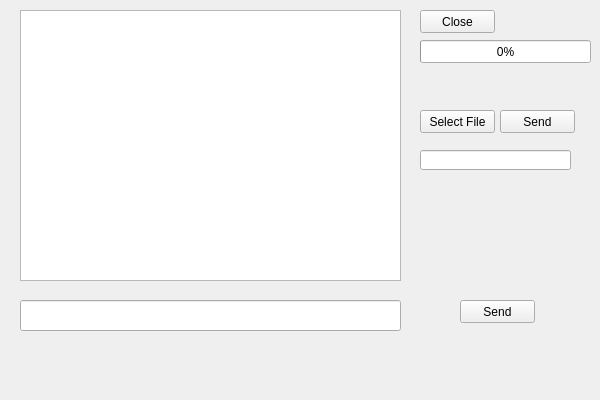
<?xml version="1.0" encoding="UTF-8"?>
<ui version="4.0">
 <class>QtServerClass</class>
 <widget class="QWidget" name="QtServerClass">
  <property name="geometry">
   <rect>
    <x>0</x>
    <y>0</y>
    <width>600</width>
    <height>400</height>
   </rect>
  </property>
  <property name="windowTitle">
   <string>QtServer</string>
  </property>
  <widget class="QTextEdit" name="browser">
   <property name="geometry">
    <rect>
     <x>20</x>
     <y>10</y>
     <width>381</width>
     <height>271</height>
    </rect>
   </property>
  </widget>
  <widget class="QPushButton" name="pushButton_close">
   <property name="geometry">
    <rect>
     <x>420</x>
     <y>10</y>
     <width>75</width>
     <height>23</height>
    </rect>
   </property>
   <property name="text">
    <string>Close</string>
   </property>
  </widget>
  <widget class="QPushButton" name="pushButton_send">
   <property name="geometry">
    <rect>
     <x>460</x>
     <y>300</y>
     <width>75</width>
     <height>23</height>
    </rect>
   </property>
   <property name="text">
    <string>Send</string>
   </property>
  </widget>
  <widget class="QLineEdit" name="lineEdit">
   <property name="geometry">
    <rect>
     <x>20</x>
     <y>300</y>
     <width>381</width>
     <height>31</height>
    </rect>
   </property>
  </widget>
  <widget class="QProgressBar" name="progressBar_fileProgress">
   <property name="geometry">
    <rect>
     <x>420</x>
     <y>40</y>
     <width>171</width>
     <height>23</height>
    </rect>
   </property>
   <property name="value">
    <number>0</number>
   </property>
  </widget>
  <widget class="QPushButton" name="pushButton_selectFile">
   <property name="geometry">
    <rect>
     <x>420</x>
     <y>110</y>
     <width>75</width>
     <height>23</height>
    </rect>
   </property>
   <property name="text">
    <string>Select File</string>
   </property>
  </widget>
  <widget class="QPushButton" name="pushButton_sendFile">
   <property name="geometry">
    <rect>
     <x>500</x>
     <y>110</y>
     <width>75</width>
     <height>23</height>
    </rect>
   </property>
   <property name="text">
    <string>Send</string>
   </property>
  </widget>
  <widget class="QLineEdit" name="lineEdit_fileName">
   <property name="geometry">
    <rect>
     <x>420</x>
     <y>150</y>
     <width>151</width>
     <height>20</height>
    </rect>
   </property>
  </widget>
 </widget>
 <layoutdefault spacing="6" margin="11"/>
 <resources>
  <include location="qtserver.qrc"/>
 </resources>
 <connections/>
</ui>
